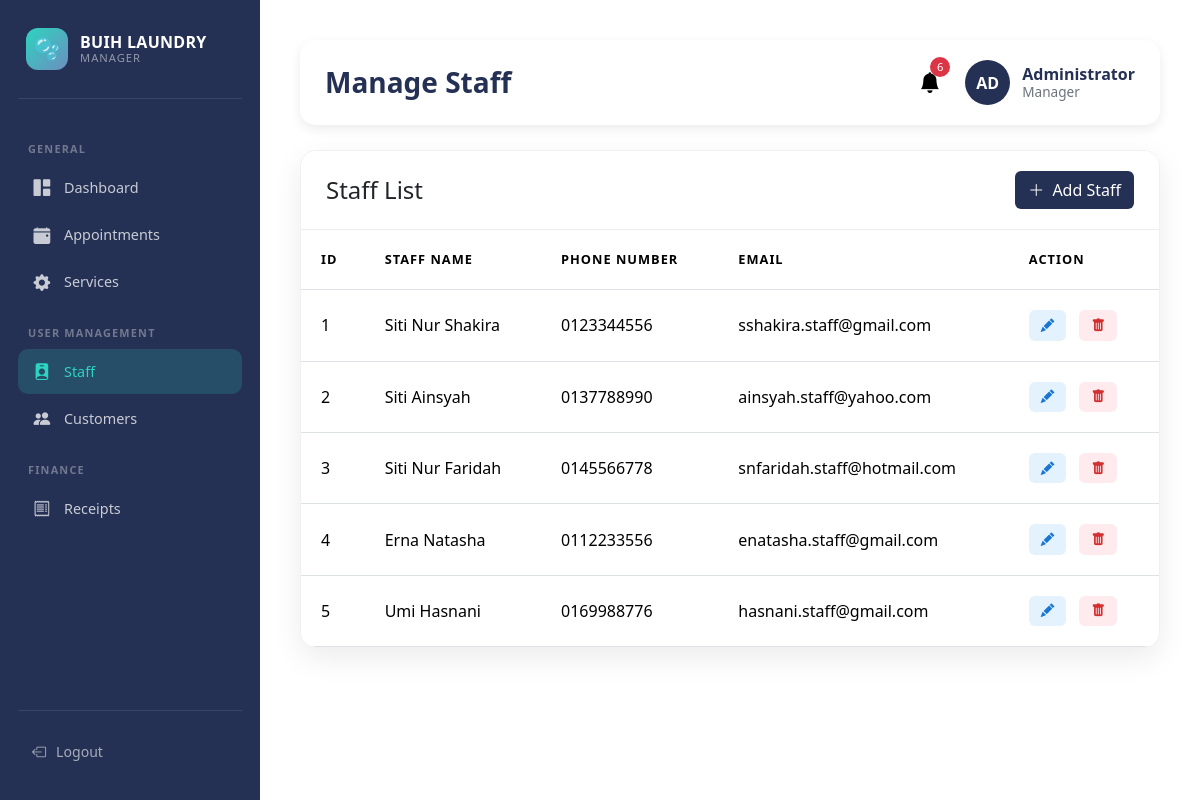
The app's page /admin/manageStaff.php with its own data.
### tables this page shows
CREATE TABLE `staff` (
  `Staff_ID` int(10) NOT NULL,
  `Staff_Name` varchar(50) NOT NULL,
  `Staff_PhoneNum` varchar(50) NOT NULL,
  `Staff_Email` varchar(50) NOT NULL
);

### admin/manageStaff.php (the view, shortened to what this page needs)
<?php
include("../config/database.php");
$query = "SELECT
        Staff_ID,
        Staff_Name,
        Staff_PhoneNum,
        Staff_Email
        FROM staff";
$result = $conn->query($query);
?>
<!DOCTYPE html>
<html lang="en">
<head>
<link href="https://cdn.jsdelivr.net/npm/bootstrap@5.3.3/dist/css/bootstrap.min.css" rel="stylesheet">
<link rel="stylesheet" href="https://cdn.jsdelivr.net/npm/bootstrap-icons@1.11.3/font/bootstrap-icons.min.css">
</head>
<body>
<div class="wrapper">
    <nav class="sidebar">
        <div class="sidebar-logo">
            <div class="logo-bubble">🫧</div>
            <div class="logo-text">
                <div class="logo-name">BUIH LAUNDRY</div>
                 <div class="logo-sub">Manager</div>
            </div>
        </div>
        <div class="nav-label">General</div>
        <a href="adminDashboard.php" class="nav-link-item ">
            <i class="bi bi-grid-1x2-fill"></i> Dashboard
        </a>
        <a href="manageAppt.php" class="nav-link-item">
            <i class="bi bi-calendar-event-fill"></i> Appointments
        </a>
        <a href="manageService.php" class="nav-link-item">
            <i class="bi bi-gear-fill"></i> Services
        </a>
        <div class="nav-label">User Management</div>
        <a href="manageStaff.php" class="nav-link-item active">
            <i class="bi bi-person-badge-fill"></i> Staff
        </a>
        <a href="manageCustomer.php" class="nav-link-item">
            <i class="bi bi-people-fill"></i> Customers
        </a>
          <div class="nav-label">Finance</div>
        <a href="manageReceipt.php" class="nav-link-item">
            <i class="bi bi-receipt"></i> Receipts
        </a>
        <div class="sidebar-footer">
            <a href="loginAdmin.php" class="logout-btn">
                <i class="bi bi-box-arrow-left"></i> Logout
            </a>
        </div>
    </nav>
    <main class="main-content">
         <div class="dashboard-header">
            <h3>Manage Staff</h3>
             <div class="header-right">
                <?php include("notification.php"); ?>
                <div class="admin-profile">
                    <div class="avatar">
                        AD
                    </div>
                <div class="admin-info">
                    <div class="admin-name">Administrator</div>
                    <small class="admin-role">Manager</small>
                </div>
</div>
</div>
        </div>
        <div class="table-container">
            <div class="card-header d-flex justify-content-between align-items-center">
                <h4 class="mb-0">Staff List</h4>
                <a href="createStaff.php" class="btn" style="background:#253154; color:white;">
                    <i class="bi bi-plus-lg me-1"></i>
                    Add Staff
                </a>
            </div>
            <table class="table table-hover align-middle">
                <thead>
                    <tr>
                        <th> ID</th>
                        <th>Staff Name</th>
                        <th>Phone Number</th>
                         <th>Email</th>
                        <th>Action</th>
                    </tr>
                </thead>
                <tbody>
                    <?php while ($row = $result->fetch_assoc()): ?>
                    <tr>
                        <td><?= htmlspecialchars($row['Staff_ID']) ?></td>
                        <td><?= htmlspecialchars($row['Staff_Name']) ?></td>
                        <td><?= htmlspecialchars($row['Staff_PhoneNum']) ?></td>
                         <td><?= htmlspecialchars($row['Staff_Email']) ?></td>
                        <td>
                            <div class="d-flex gap-2">
                                <a href="editStaff.php?id=<?= $row['Staff_ID'] ?>" class="btn-action edit-btn"><i class="bi bi-pencil-fill"></i></a>
                                <a href="deleteStaff.php?id=<?= $row['Staff_ID'] ?>" class="btn-action delete-btn"
                                onclick="return confirm('Are you sure you want to delete this staff, this action cannot be undone.');">
                                <i class="bi bi-trash-fill"></i></a>
                            </div>
                        </td>
                    </tr>
                    <?php endwhile; ?>
                </tbody>
            </table>
        </div>
    </main>
</div>
</body>
</html>

### admin/manageStaff.php (style rules this page uses)
:root { --brand: #253154; --brand-lite: #2e3d66; --accent: #2dd4bf; --accent2: #6c8ebf; --bg: #f0f2f7; --white: #ffffff; --text-dark: #1a2340; --text-muted: #6b7a99; --radius-lg: 16px; --radius-md: 12px; --shadow-sm: 0 2px 8px rgba(37,49,84,.08); --shadow-md: 0 6px 24px rgba(37,49,84,.12); }
body { background:#f5f7fa; font-family: 'Segoe UI', Tahoma, Geneva, Verdana, sans-serif; }
.wrapper { display: flex; width: 100%; min-height: 100vh; }
.dashboard-header h3 { margin:0; color:#253154; font-weight:600; }
.dashboard-header { display:flex; justify-content:space-between; align-items:center; margin-bottom:25px; padding:20px 25px; background:#fff; border-radius:15px; box-shadow:0 4px 12px rgba(0,0,0,0.08); }
.header-right { display: flex; align-items: center; gap: 20px; }
.admin-profile { display:flex; align-items:center; gap:12px; }
.avatar { width: 45px; height: 45px; border-radius: 50%; background: #253154; color: white; font-weight: 600; display: flex; align-items: center; justify-content: center; }
.admin-info { display: flex; flex-direction: column; line-height: 1.2; }
.admin-name { font-weight: 600; color: #253154; }
.admin-role { font-size: 0.85rem; color: #6c757d; }
.sidebar { width: 260px; background: var(--brand); padding: 28px 18px; flex-shrink: 0; display: flex; flex-direction: column; position: sticky; top: 0; height: 100vh; overflow-y: auto; }
.sidebar-logo { display: flex; align-items: center; gap: 12px; padding: 0 8px 28px; border-bottom: 1px solid rgba(255,255,255,.1); margin-bottom: 24px; }
.logo-bubble { width: 42px; height: 42px; border-radius: 12px; background: linear-gradient(135deg, var(--accent), var(--accent2)); display: flex; align-items: center; justify-content: center; font-size: 1.3rem; }
.logo-text { line-height: 1.1; }
.logo-name { font-weight: 700; font-size: 1rem; color: #fff; letter-spacing: .3px; }
.logo-sub { font-size: .7rem; color: rgba(255,255,255,.5); text-transform: uppercase; letter-spacing: 1px; }
.nav-label { font-size: .68rem; font-weight: 600; color: rgba(255,255,255,.35); text-transform: uppercase; letter-spacing: 1.2px; padding: 0 10px; margin: 18px 0 8px; }
.nav-link-item { display: flex; align-items: center; gap: 12px; padding: 10px 14px; border-radius: 10px; color: rgba(255,255,255,.75); text-decoration: none; font-size: .9rem; font-weight: 500; transition: background .18s, color .18s; margin-bottom: 2px; }
.nav-link-item:hover, .nav-link-item.active { background: rgba(255,255,255,.12); color: #fff; }
.nav-link-item.active { background: rgba(45,212,191,.18); color: var(--accent); }
.nav-link-item i { font-size: 1.05rem; width: 20px; text-align: center; }
.sidebar-footer { margin-top: auto; padding-top: 20px; border-top: 1px solid rgba(255,255,255,.1); }
.logout-btn { display: flex; align-items: center; gap: 10px; padding: 10px 14px; border-radius: 10px; color: rgba(255,255,255,.6); text-decoration: none; font-size: .88rem; transition: background .18s, color .18s; }
.main-content { flex-grow: 1; background: #fff; padding: 40px; }
.table-container { background: white; border-radius: 16px; box-shadow: 0 10px 30px rgba(0,0,0,0.08); overflow: hidden; border: 1px solid #f0f0f0; }
.card-header { padding: 20px 25px; border-bottom: 1px solid #eee; background: #fff; }
.table { margin-bottom: 0; }
.table thead { background-color: #f8f9fa; text-transform: uppercase; font-size: 0.8rem; letter-spacing: 1px; color: #6c757d; }
.table td, .table th { padding: 1.25rem; vertical-align: middle; }
.btn-action { padding: 5px 12px; border-radius: 6px; text-decoration: none; font-size: 0.85rem; margin-right: 5px; }
.edit-btn { background: #e3f2fd; color: #1976d2; }
.delete-btn { background: #ffebee; color: #d32f2f; }

### records on screen
staff: Staff_ID "1", Staff_Name "Siti Nur Shakira", Staff_PhoneNum "0123344556", Staff_Email "sshakira.staff@gmail.com"
staff: Staff_ID "2", Staff_Name "Siti Ainsyah", Staff_PhoneNum "0137788990", Staff_Email "ainsyah.staff@yahoo.com"
staff: Staff_ID "3", Staff_Name "Siti Nur Faridah", Staff_PhoneNum "0145566778", Staff_Email "snfaridah.staff@hotmail.com"
staff: Staff_ID "4", Staff_Name "Erna Natasha", Staff_PhoneNum "0112233556", Staff_Email "enatasha.staff@gmail.com"
staff: Staff_ID "5", Staff_Name "Umi Hasnani", Staff_PhoneNum "0169988776", Staff_Email "hasnani.staff@gmail.com"

### other values on screen
$total "6"
